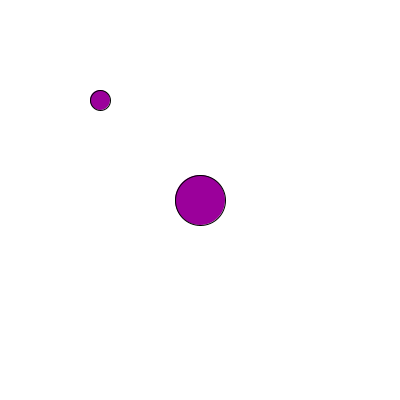
Frame 1 (no input)
Frame 60 (the mouse pressed at the canvas centre just before this capture): identical to frame 1, image omitted
Frame 120 (the mouse held since frame 60 and released just before this capture): identical to frame 1, image omitted

The Processing sketch that drew this single still picture (run headless with seeded random() and noise(); from frame 60 on, the mouse is pressed at the canvas centre):

// Processing sketch: reusability7_3
// ── reusability7_3.pde
float x = 100;
float y = 100;

void setup(){
size(400,400);

}

void draw(){
  background(255);
  fill(155,0,155);
  
  ellipse(100,100,20,20);
  ellipse(200,200,50,50);
  //ellipse();
  //ellipse(200,200,70,70);
}

void ellipse(float x, float y){
  stroke(0);
 
  beginShape();
  ellipse(x,y-50,70,70);
  ellipse(x+50,y,70,70);
  endShape(CLOSE);
}
